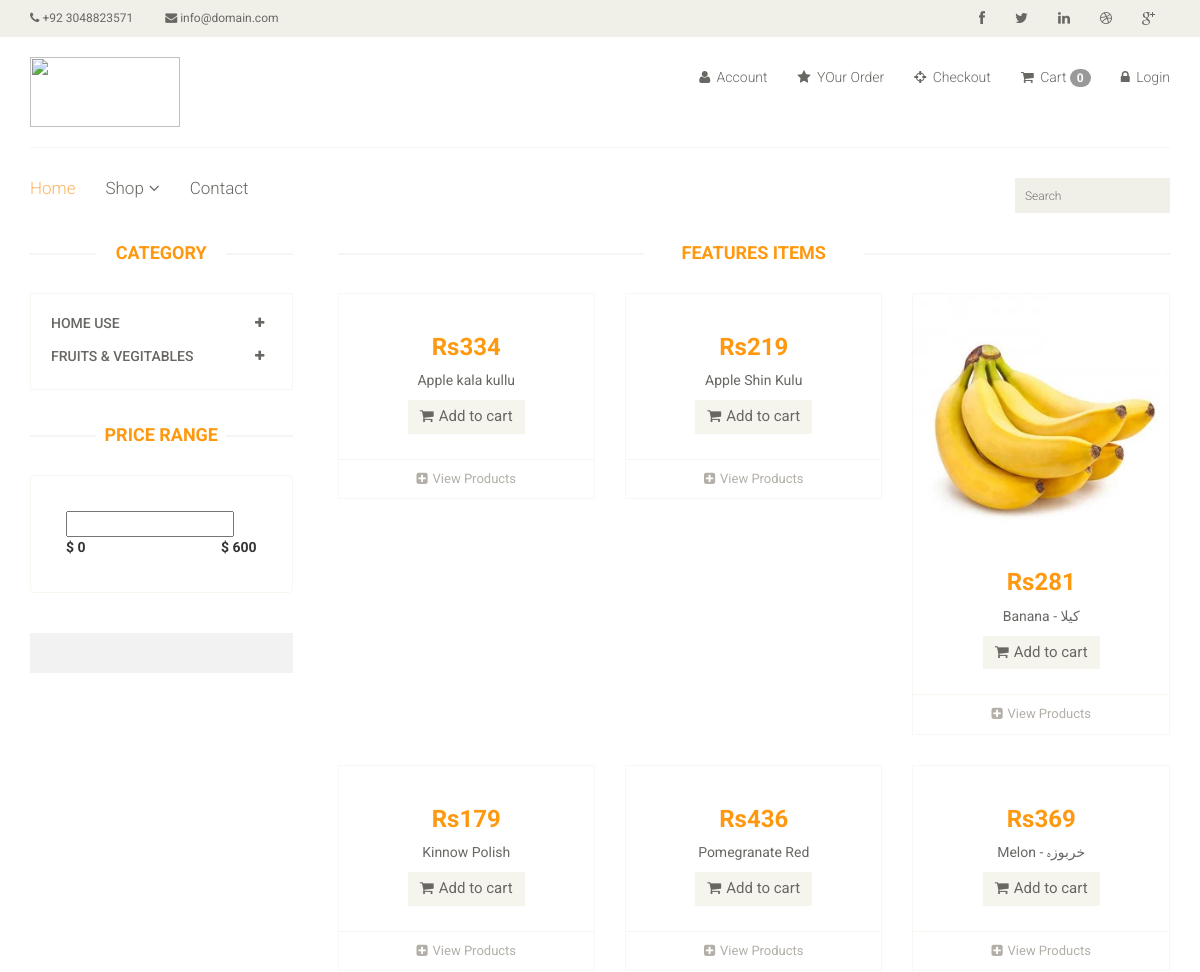
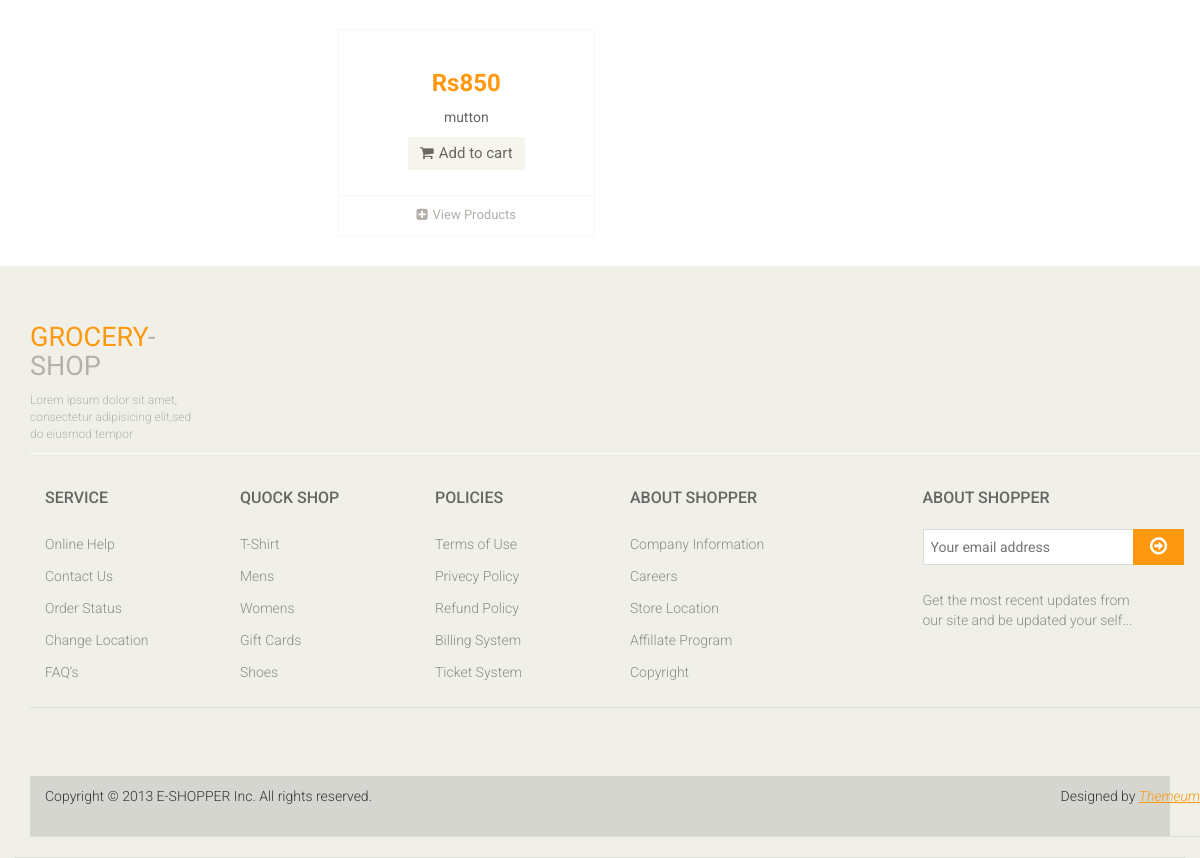
The app's page /product/?category=25 with its own data (2 pictures, top to bottom).
### app/models.py (models this page shows, shortened)
class Category(models.Model):
    name = models.CharField(max_length=150)

class Product(models.Model):
    Availability = (('In stock','In stock'),('Out of stock','Out of stock'))
    category = models.ForeignKey(Category, on_delete=models.CASCADE,null=False,default='')
    sub_category = models.ForeignKey(Sub_Category, on_delete=models.CASCADE,null=False,default='')
    image = models.ImageField(upload_to='static/pimg')
    name = models.CharField(max_length=150)
    price = models.IntegerField()
    Availability = models.CharField(choices=Availability, null=True,max_length=100)
    date = models.DateField(auto_now_add=True)

### gshop/views.py (the view)
# urls.py: path('product/',views.Product_page,name='product'),
def Product_page(request):
    category =  Category.objects.all()
    catergoryID = request.GET.get('category')
    if catergoryID:
        product = Product.objects.filter(sub_category=catergoryID)
    else:
            product = Product.objects.all()
    context = {
        'category':category,
        'product':product,
    }
    return render(request,'product.html',context)

### template/product.html (shortened to what this page needs)
{% extends 'master.html'%}
{% block body %}
<section>
    <div class="container">
        <div class="row">
            <div class="col-sm-3">
                <div class="left-sidebar">
                    <h2>Category</h2>
                    <div class="panel-group category-products" id="accordian">
                        {% for cat in category%}
						<div class="panel panel-default">
							<div class="panel-heading">
								<h4 class="panel-title">
									<a data-toggle="collapse" data-parent="#accordian" href="#{{cat.id}}">
										<span class="badge pull-right"><i class="fa fa-plus"></i></span>
										{{cat.name}}
									</a>
								</h4>
							</div>
						</div>
						{% endfor%}
                    </div>
                    <div class="price-range">
                        <h2>Price Range</h2>
                        <div class="well">
                             <input type="text" class="span2" value="" data-slider-min="0" data-slider-max="600" data-slider-step="5" data-slider-value="[250,450]" id="sl2" ><br />
                             <b>$ 0</b> <b class="pull-right">$ 600</b>
                        </div>
                    </div>
                    <div class="shipping text-center">
                    </div>
                </div>
            </div>
            <div class="col-sm-9 padding-right">
                <div class="features_items">
                    <h2 class="title text-center">Features Items</h2>
                    {% for proud in product %}
					<div class="col-sm-4">
						<div class="product-image-wrapper">
							<div class="single-products">
									<div class="productinfo text-center">
										<img src="\{{proud.image}}" alt="" />
										<h2>Rs{{proud.price}}</h2>
										<p>{{proud.name}}</p>
										<a href="{% url 'cart_add' proud.id %}" class="btn btn-default add-to-cart"><i class="fa fa-shopping-cart"></i>Add to cart</a>
									</div>
									<div class="product-overlay">
										<div class="overlay-content">
										</div>
									</div>
							</div>
							<div class="choose">
								<ul class="nav nav-pills nav-justified">
									<li><a href="{{proud.id}}"><i class="fa fa-plus-square"></i>View Products</a></li>
								</ul>
							</div>
						</div>
					</div>
					{% endfor%}
                </div>
            </div>
        </div>
    </div>
</section>
{% endblock %}

### static/css/main.css (style rules this page uses)
body { font-family: 'Roboto', sans-serif; background:; position: relative; font-weight:400px; }
ul li { list-style: none; }
a { -webkit-transition: 300ms; -moz-transition: 300ms; -o-transition: 300ms; transition: 300ms; }
h1, h2, h3, h4, h5, h6 { font-family: 'Roboto', sans-serif; }
.category-products { border: 1px solid #F7F7F0; margin-bottom: 35px; padding-bottom: 20px; padding-top: 15px; }
.left-sidebar h2, .brands_products h2 { color: #FE980F; font-family: 'Roboto', sans-serif; font-size: 18px; font-weight: 700; margin: 0 auto 30px; text-align: center; text-transform: uppercase; position: relative; z-index:3; }
.left-sidebar h2:after, h2.title:after { content: " "; position: absolute; border: 1px solid #f5f5f5; bottom:8px; left: 0; width: 100%; height: 0; z-index: -2; }
.left-sidebar h2:before { content: " "; position: absolute; background: #fff; bottom: -6px; width: 130px; height: 30px; z-index: -1; left: 50%; margin-left: -65px; }
h2.title:before { content: " "; position: absolute; background: #fff; bottom: -6px; width: 220px; height: 30px; z-index: -1; left: 50%; margin-left: -110px; }
.category-products .panel { background-color: #FFFFFF; border: 0px; border-radius: 0px; box-shadow:none; margin-bottom: 0px; }
.category-products .panel-default .panel-heading { background-color: #FFFFFF; border: 0 none; color: #FFFFFF; padding: 5px 20px; }
.category-products .panel-default .panel-heading .panel-title a { color: #696763; font-family: 'Roboto', sans-serif; font-size: 14px; text-decoration: none; text-transform: uppercase; }
.category-products .badge { background:none; border-radius: 10px; color: #696763; display: inline-block; font-size: 12px; font-weight: bold; line-height: 1; min-width: 10px; padding: 3px 7px; text-align: center; vertical-align: baseline; white-space: nowrap; }
.shipping { background-color: #F2F2F2; margin-top: 40px; overflow: hidden; padding-top: 20px; position: relative; }
.price-range { margin-top:30px; }
.well { background-color: #FFFFFF; border: 1px solid #F7F7F0; border-radius: 4px; box-shadow: none; margin-bottom: 20px; min-height: 20px; padding: 35px; }
.padding-right { padding-right: 0; }
.features_items { overflow:hidden; }
h2.title { color: #FE980F; font-family: 'Roboto', sans-serif; font-size: 18px; font-weight: 700; margin: 0 15px; text-transform: uppercase; margin-bottom: 30px; position: relative; }
.product-image-wrapper { border:1px solid #F7F7F5; overflow: hidden; margin-bottom:30px; }
.single-products { position: relative; }
.productinfo h2 { color: #FE980F; font-family: 'Roboto', sans-serif; font-size: 24px; font-weight: 700; }
.productinfo p { font-family: 'Roboto', sans-serif; font-size: 14px; font-weight: 400; color: #696763; }
.productinfo img { width: 100%; }
.productinfo { position:relative; }
.product-overlay { background:#FE980F; top: 0; display: none; height: 0; position: absolute; transition: height 500ms ease 0s; width: 100%; display: block; opacity:; }
.product-overlay .overlay-content { bottom: 0; position: absolute; bottom: 0; text-align: center; width: 100%; }
.add-to-cart { background:#F5F5ED; border: 0 none; border-radius: 0; color: #696763; font-family: 'Roboto', sans-serif; font-size: 15px; margin-bottom: 25px; }
.add-to-cart i { margin-right:5px; }
.choose { border-top: 1px solid #F7F7F0; }
.choose ul li a { color: #B3AFA8; font-family: 'Roboto', sans-serif; font-size: 13px; padding-left: 0; padding-right: 0; }
.choose ul li a i { margin-right:5px; }

### records on screen
Category: name "HOME USE"
Category: name "FRUITS & VEGITABLES"
Product: price "334", name "Apple kala kullu"
Product: price "219", name "Apple Shin Kulu"
Product: image (picture), price "281", name "Banana - کیلا"
Product: price "179", name "Kinnow Polish"
Product: price "436", name "Pomegranate Red"
Product: price "369", name "Melon - خربوزہ"
Product: price "850", name "mutton"

### other values on screen
{{ request.session.cart|length }} "0"
